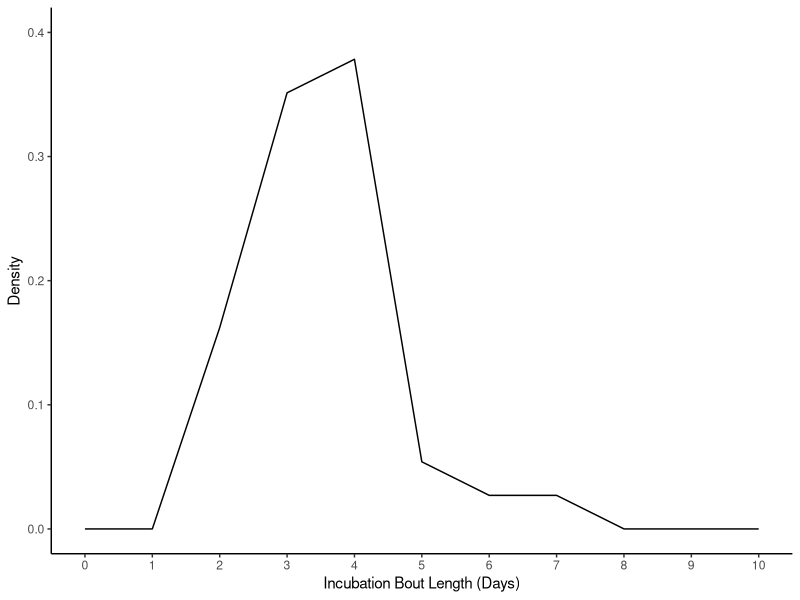
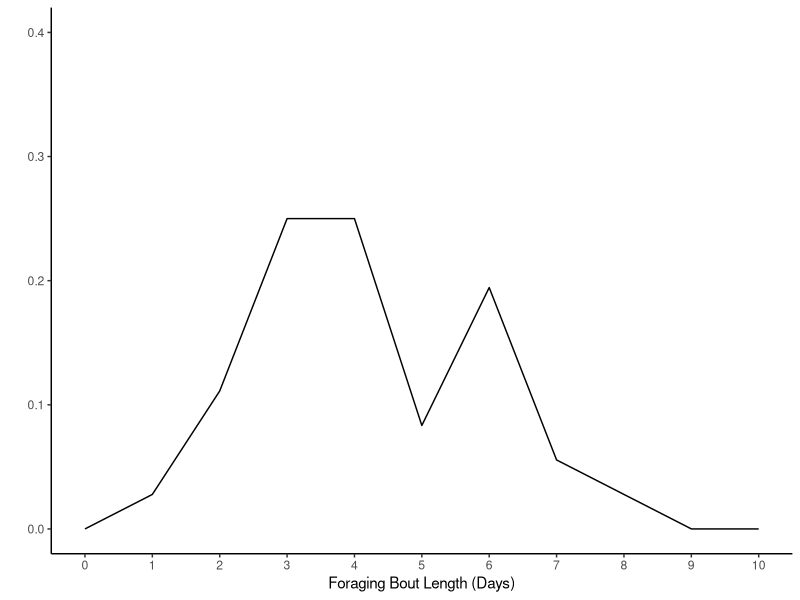

Generate these figures, in order, with R:
### OLD CODE ALERT! From young Liam in 2015. Will fix when the project actually starts. ###

setwd("C://Users//Liam//Documents//LHSP")

require(lubridate)
require(tidyverse)
require(gridExtra)

init <- read.csv("Data/spit.csv", header = TRUE, stringsAsFactors = FALSE)

init$Date <- dmy(init$Date)
init <- unite(init, Datetime, Date, Time, sep = " ")
init$Datetime <- ymd_hms(init$Datetime)
init <- unite(init, Individual, Burrow, Parent, sep = "_")

# Finding all raw incubation periods --------------------------------------

init$Individual <- factor(init$Individual)

birds <- levels(init$Individual)

incLengths <- c()
julianDate <- c()
endDatetime <- c()
fLengths <- c()
incIndividuals <- c()
fIndividuals <- c()
fjulianDate <- c()
fendDatetime <- c()

for (i in 1:length(birds)) {
  tmp <- subset(init, Individual == birds[i])
  for (r in 1:nrow(tmp)) {
    if (tmp$Direction[r] == "Entrance") {
      startIncPeriod <- tmp$Datetime[r]
      if (r > 1) {
        fLengths <- c(fLengths, tmp$Datetime[r] - startFPeriod)
        fIndividuals <- c(fIndividuals, birds[i])
        fjulianDate <- c(fjulianDate, yday(tmp$Datetime[r]))
        fendDatetime <- append(fendDatetime, tmp$Datetime[r])
      }
    }
    else if (tmp$Direction[r] == "Exit") {
      startFPeriod <- tmp$Datetime[r]
      if (r > 1) {
        incLengths <- c(incLengths, tmp$Datetime[r] - startIncPeriod)
        incIndividuals <- c(incIndividuals, birds[i])
        julianDate <- c(julianDate, yday(tmp$Datetime[r]))
        endDatetime <- append(endDatetime, tmp$Datetime[r])
      }
    }
  }
}

## raw incubation lists
incubations <- bind_cols(as.data.frame(incLengths), as.data.frame(incIndividuals), as.data.frame(julianDate), as.data.frame(endDatetime))
foragings <- bind_cols(as.data.frame(fLengths), as.data.frame(fIndividuals), as.data.frame(fjulianDate), as.data.frame(fendDatetime))

######TODO FIX THIS DUMB FIX, only one foraging length is in hours-->make it days
foragings$fLengths[18] <- foragings$fLengths[18] / 24

g1 <- ggplot(incubations) + 
		geom_freqpoly(aes(x=incLengths, y=stat(count / sum(count))), binwidth=1) +
		ylab("Density") +
		xlab("Incubation Bout Length (Days)") + 
		scale_x_continuous(limits=c(0, 10), breaks=0:10) +
		scale_y_continuous(limits=c(0, 0.4), breaks=seq(0, 0.4, by=0.1)) +
		theme_classic()


g2 <- ggplot(foragings) + 
		geom_freqpoly(aes(x=fLengths, y=stat(count / sum(count))), binwidth=1) +
		ylab("") +
		xlab("Foraging Bout Length (Days)") + 
		scale_x_continuous(limits=c(0, 10), breaks=0:10) +
		scale_y_continuous(limits=c(0, 0.4), breaks=seq(0, 0.4, by=0.1)) +
		theme_classic()

plots <- arrangeGrob(g1, g2, nrow=1, ncol=2)

ggsave(filename="Output/Proposal_Fig_2.png", plot=plots, width=6, height=3)